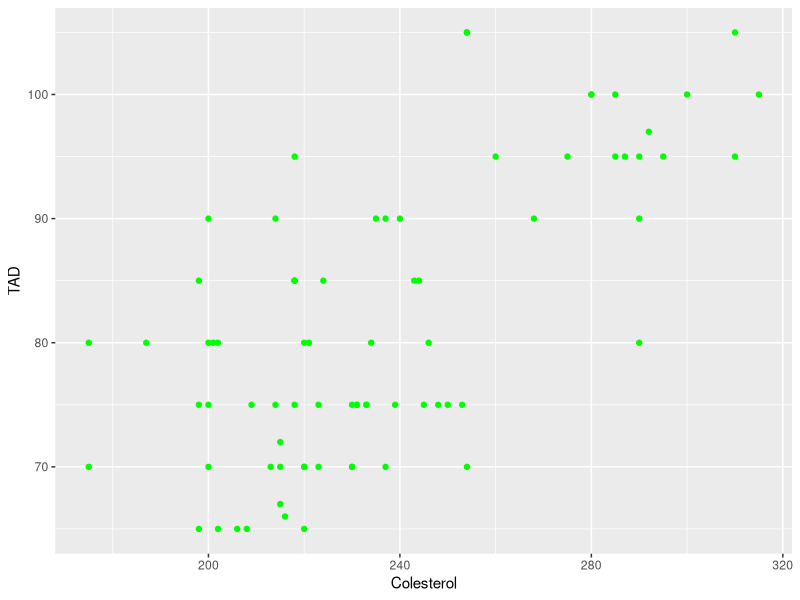

The R source for this figure:
library("openxlsx")
library("ggplot2")
library("dplyr")
library("reshape2")
library("stringr")
library("data.table")

variaveis <- c("Colesterol", "TAD")


dados <- read.xlsx("./Ex04/Utentes.xlsx") %>%  select(variaveis)


p <- ggplot(dados, aes(x = Colesterol, y= TAD)) +
  geom_point(color= 'green')

